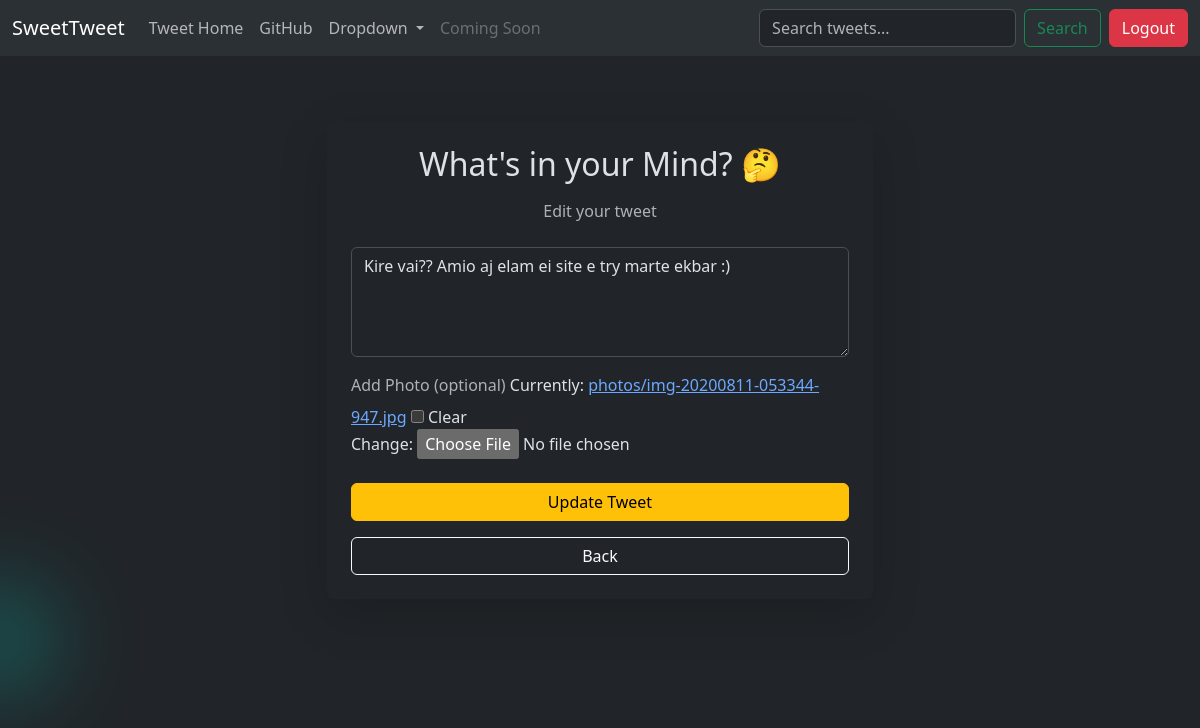
/tweet/11/edit/ (signed in), run on an earlier commit of the app's database.
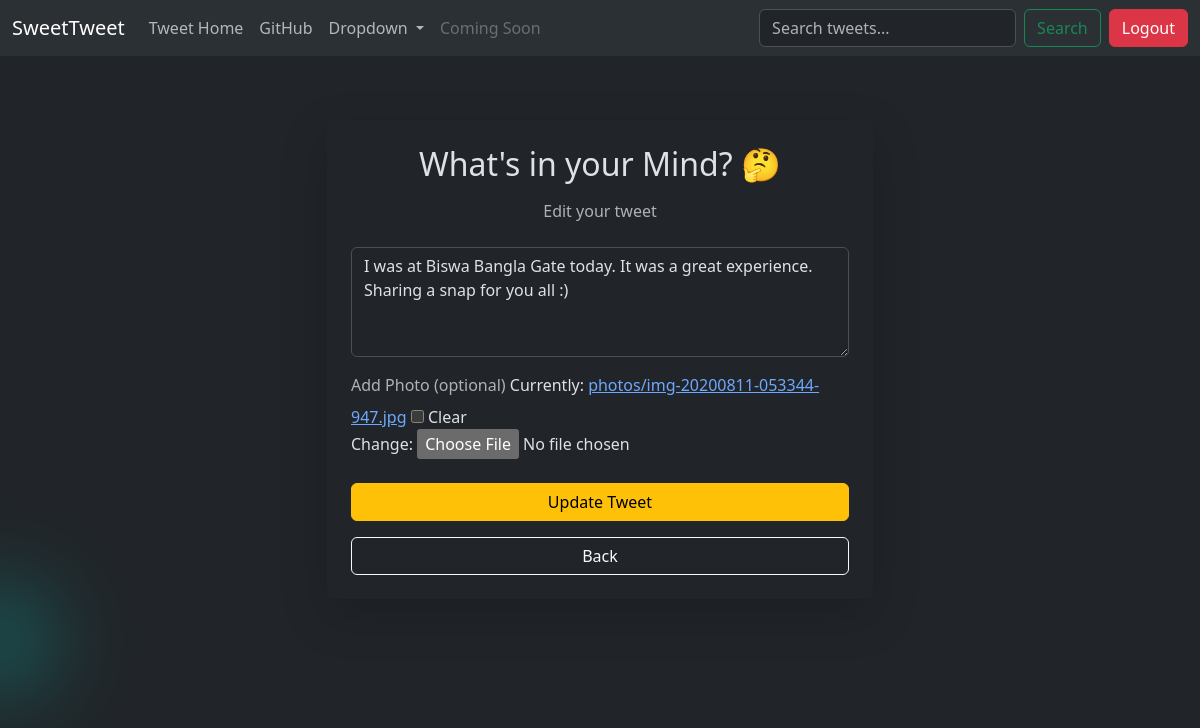
And on a later commit of the database.
### tweet/models.py (models this page shows, shortened)
class Tweet(models.Model):
    user = models.ForeignKey(User, on_delete=models.CASCADE)
    text = models.CharField(max_length=280)
    photo = models.ImageField(upload_to='photos/', blank=True, null=True)
    created_at = models.DateTimeField(auto_now_add=True)
    updated_at = models.DateTimeField(auto_now=True)

### tweet/views.py (the view)
# urls.py: path('<int:tweet_id>/edit/', views.tweet_edit, name='tweet_edit'),
@login_required
def tweet_edit(request, tweet_id):
    tweet = get_object_or_404(Tweet, pk = tweet_id, user = request.user)
    if request.method == "POST":
        form = TweetForm(request.POST, request.FILES, instance = tweet)
        if form.is_valid():
            tweet = form.save(commit = False)
            tweet.user = request.user
            tweet.save()
            return redirect('tweet_list')
    else:
        form = TweetForm(instance = tweet)
        return render(request, 'tweet_form.html', {'form':form})

### tweet/forms.py
class TweetForm(forms.ModelForm):
    text = forms.CharField(
        max_length=280,
        widget=forms.Textarea(attrs={
            'rows': 4,
            'cols': 40,
            'maxlength': 280,
            'placeholder': 'Write your tweet here...',
        })
    )
    class Meta:
        model = Tweet
        fields = ['text', 'photo']

### tweet/templates/tweet_form.html (shortened to what this page needs)
{% extends "layout.html" %}
{% load static %}
{% block content %}
<link rel="stylesheet" href="{% static 'styles/styles.css' %}">
<div class="container d-flex justify-content-center align-items-center" style="min-height:70vh;">
    <div class="col-12 col-sm-10 col-md-7 col-lg-6">
        <div class="card p-4 shadow-lg border-0">
            <h2 class="text-center mb-3">What's in your Mind? 🤔</h2>
            {% if form.instance.pk %}
                <p class="text-center text-muted mb-4">Edit your tweet</p>
            {% else %}
                <p class="text-center text-muted mb-4">Create a new tweet</p>
            {% endif %}
            <form method="post" enctype="multipart/form-data">
                <div class="mb-3">
                    <textarea
                        name="text"
                        class="form-control"
                        rows="4"
                        placeholder="Write your tweet here..."
                    >{{ form.text.value|default_if_none:'' }}</textarea>
                </div>
                <div class="mb-3">
                    <label class="form-label text-muted">Add Photo (optional)</label>
                    {{ form.photo }}
                </div>
                <button class="btn btn-warning w-100 mt-2">
                    {% if form.instance.pk %}
                        Update Tweet
                    {% else %}
                        Post Tweet
                    {% endif %}
                </button>
            </form>
            <div class="text-center mt-3">
                <a class="btn btn-outline-light w-100" href="{% url 'tweet_list' %}">
                    Back
                </a>
            </div>
        </div>
    </div>
</div>
{% endblock %}

What changed in the data, as far as the page shows it:
changed Tweet: text "Kire vai?? Amio aj elam ei site e try marte ekbar :)" → "I was at Biswa Bangla Gate today. It was a great experience. Sharing a snap for you all :)"
